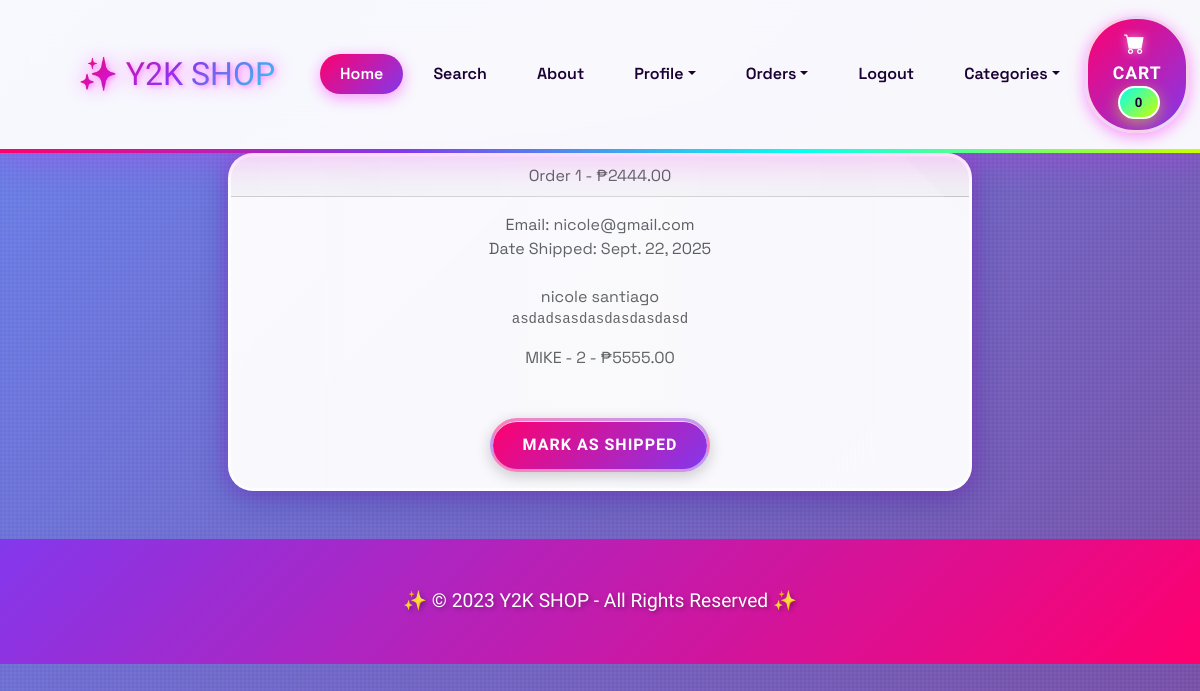
Page /payment/orders/1 (signed in) on the earlier database version.
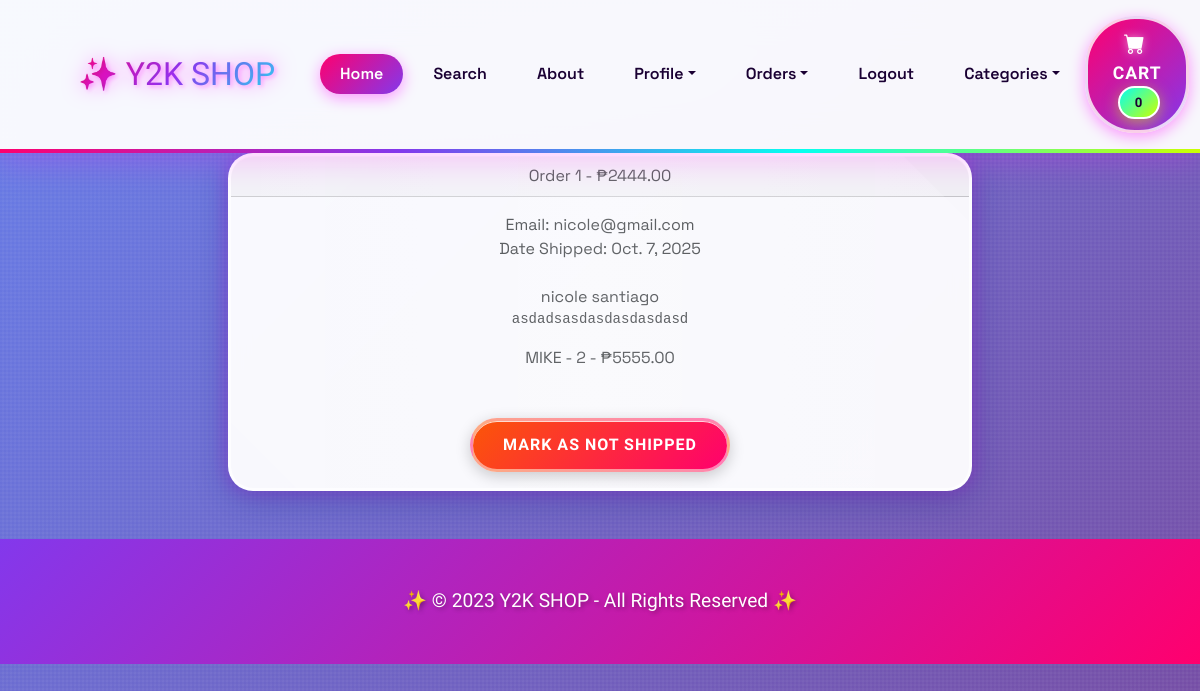
Same page on the later database version.
### payment/models.py (models this page shows, shortened)
class Order(models.Model):
     user = models.ForeignKey(User, on_delete=models.CASCADE, null=True, blank=True)
     full_name = models.CharField(max_length=250)
     email = models.CharField(max_length=250)
     shipping_address = models.TextField(max_length=15000)
     amount_paid = models.DecimalField(max_digits=7, decimal_places=2)
     date_ordered = models.DateTimeField(auto_now_add = True)
     shipped = models.BooleanField(default = False)
     date_shipped = models.DateField(blank = True, null = True)

### payment/views.py (the view, shortened to what this page needs)
# urls.py: path('orders/<int:pk>', views.orders, name = 'orders'),
def orders(request, pk):
      if request.user.is_authenticated and request.user.is_superuser:
         order = Order.objects.get(id = pk)
         items = OrderItem.objects.filter(order = pk)
         return render(request, "payment/orders.html", {"order": order, "items": items})

### cart/cart.py (called while the page is built)
    def __len__(self):
        return len(self.cart)

### cart/content_processors.py (called while the page is built)
def cart (request):
    return {'cart': Cart(request)}

### store/models.py (called while the page is built)
    def __str__(self):
        return self.name

### payment/templates/payment/orders.html (shortened to what this page needs)
{% extends 'base.html' %}
{% block content %}
        <div class="container">
            <div class="row">
                <center>
                    <div class="col-8">
                        <div class="card">
                            <div class="card-header">
                               Order {{ order.id }} - ₱{{ order.amount_paid }}
                            </div>
                            <div class="card-body">
                               Email: {{ order.email }} <br>
                               {% if order.date_shipped %}
                               Date Shipped: {{ order.date_shipped }}
                               {% else %}
                               Date Ordered: {{ order.date_ordered }}
                               {% endif %}
                               <br><br>
                               {{ order.full_name }} <br>
                               <pre>{{ order.shipping_address }}</pre>
                               {% for item in items %}
                                  {{ item.product }} - {{ item.quantity }} - ₱{{ item.price }} <br>
                               {% endfor %}
                               <br><br>
                            {% if not order.shipped %}
                               <form action="" method="POST">
                                <button type="submit" class="btn btn-success">Mark as shipped</button>
                            {% else %}
                                <form action="" method="POST">
                                <button type="submit" class="btn btn-danger">Mark as not shipped</button>
                            {% endif %}
                               </form>
                            </div>
                        </div>
                        <br><br>
                    </div>
                </center>
            </div>
        </div>
{% endblock %}

Differences in the rows shown:
changed Order "nicole@gmail.com": date_shipped "Sept. 22, 2025" → "Oct. 7, 2025"; shipped False → True (drawn)
Other differences:
text no longer shown: "MARK AS SHIPPED"
text now shown: "MARK AS NOT SHIPPED"
